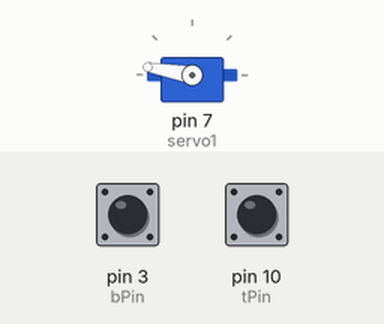
Bench run of a sketch on a simulated Arduino Uno, built with avr-gcc and run on an emulated ATmega328P. Shown: servo. Inputs (shaded band) come from the test bench; at power-on: pin 3 (bPin) HIGH, pin 10 (tPin) HIGH.

Above: at 1.2 s.
1.3 s: pin 3 (bPin) pulled LOW for 1 s
At 2.1 s:
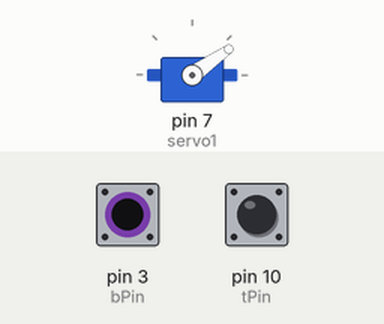
3.8 s: pin 3 (bPin) pulled LOW for 3.2 s
Timing chart, 0 to 8.5 s (numbered marks = the images above; inputs shaded):
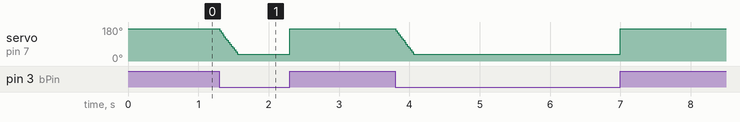

The sketch:

ArmV3_Gripper.ino
```cpp
#include<Servo.h>

int bPin = 3;
int bState;

int tPin = 10;
int tState;

int servoPos;
int restPos = 170;
int gripPos = 20;

Servo servo1;

void setup() {

  Serial.begin(9600);
  pinMode(bPin,INPUT); // User Gripper Pushbutton
  digitalWrite(bPin,HIGH);

  pinMode(tPin,INPUT); // Tension Sensor
  digitalWrite(tPin,HIGH);

 servo1.attach (7); // Declare Servo Object
 servoPos = 160;
}

void loop() {
  // put your main code here, to run repeatedly:

  tState = digitalRead(tPin); // Read Tension Sensor
  bState = digitalRead(bPin);

  //////////DEBUG:
 /* Serial.print ("tState   ");
  Serial.println(tState);
  Serial.print ("bState   ");
  Serial.print(bState);
*/


  if (bState == LOW && tState == HIGH) // Gripper conditions
  {
    if(servoPos > 35){
      servoPos--;
    }

    servo1.write(servoPos);
    delay(2);
  }

  else if (bState == LOW && tState == LOW)
  {
    servo1.write(servoPos);
    delay(10);
  }

  else if (bState == HIGH)
  {
    servo1.write(restPos);
    servoPos = 160;
    delay(10);
  }

}
```
